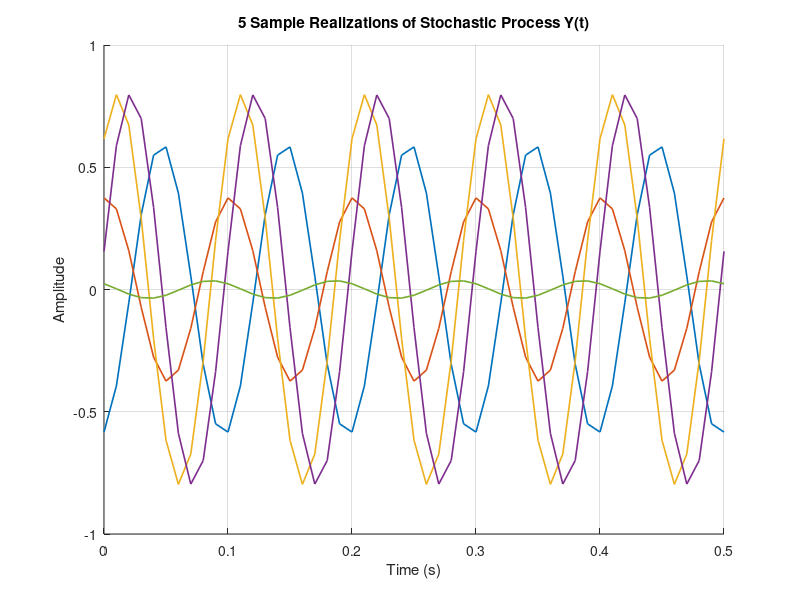
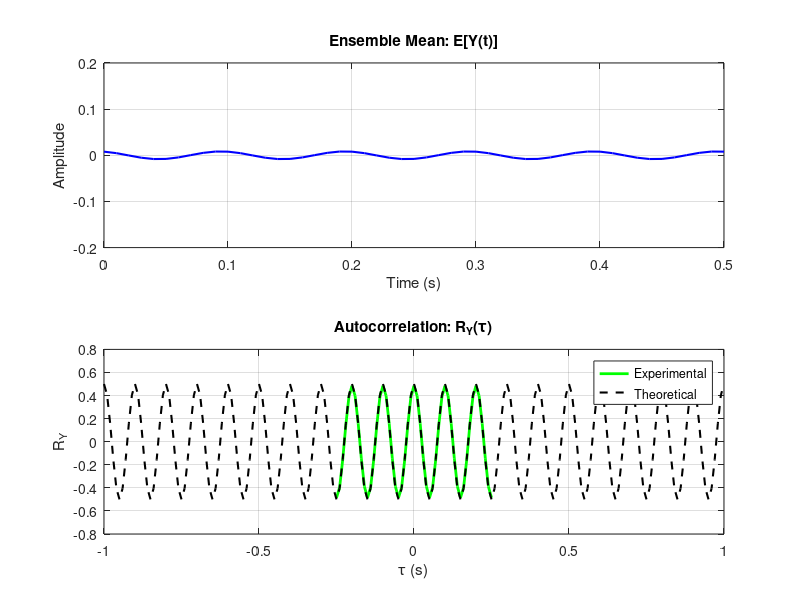

The MATLAB script that drew these images, in order:
clear; clc; close all;

f_carrier = 10;                
dt = 0.01;                     
time_vec = 0:dt:(5/f_carrier); 
num_samples = length(time_vec);


figure('Name', 'Sample Realizations');
hold on; grid on;
for i = 1:5
    X_val = randn(1);               
    Phase_val = 2*pi*rand(1);       
    y_sample = X_val * cos(2*pi*f_carrier*time_vec + Phase_val);
    plot(time_vec, y_sample, 'LineWidth', 1.2);
end
title('5 Sample Realizations of Stochastic Process Y(t)');
xlabel('Time (s)');
ylabel('Amplitude');
hold off;

K_simulations = 5000;

X_array = randn(K_simulations, 1);
Phi_array = 2*pi*rand(K_simulations, 1);
ensemble_matrix = X_array .* cos(2*pi*f_carrier*time_vec + Phi_array);

estimated_mean = mean(ensemble_matrix, 1);

idx_t1 = round(num_samples / 2);

tau_indices = -100:100;
tau_vec = tau_indices * dt;
autocorr_est = zeros(size(tau_indices));

for k = 1:length(tau_indices)
    idx_t2 = idx_t1 + tau_indices(k);
    
    
    if idx_t2 > 0 && idx_t2 <= num_samples
        
        autocorr_est(k) = mean(ensemble_matrix(:, idx_t1) .* ensemble_matrix(:, idx_t2));
    else
        autocorr_est(k) = NaN;
    end
end

autocorr_theory = 0.5 * cos(2*pi*f_carrier*tau_vec);

figure('Name', 'Statistics of Y(t)');

subplot(2,1,1);
plot(time_vec, estimated_mean, 'b', 'LineWidth', 1.5);
title('Ensemble Mean: E[Y(t)]');
xlabel('Time (s)');
ylabel('Amplitude');
ylim([-0.2 0.2]); 
grid on;

subplot(2,1,2);
plot(tau_vec, autocorr_est, 'g', 'LineWidth', 2, 'DisplayName', 'Experimental');
hold on; grid on;
plot(tau_vec, autocorr_theory, 'k--', 'LineWidth', 1.5, 'DisplayName', 'Theoretical');
title('Autocorrelation: R_Y(\tau)');
xlabel('\tau (s)');
ylabel('R_Y');
legend('Location', 'best');
hold off;
